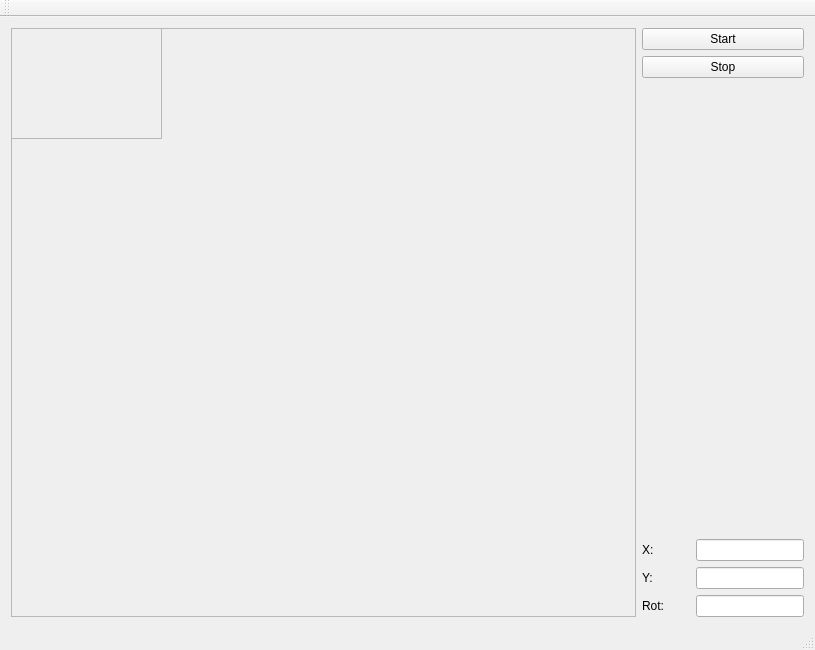
<?xml version="1.0" encoding="UTF-8"?>
<ui version="4.0">
 <class>MainWindow</class>
 <widget class="QMainWindow" name="MainWindow">
  <property name="geometry">
   <rect>
    <x>0</x>
    <y>0</y>
    <width>815</width>
    <height>650</height>
   </rect>
  </property>
  <property name="windowTitle">
   <string>MainWindow</string>
  </property>
  <widget class="QWidget" name="centralWidget">
   <layout class="QGridLayout" name="gridLayout">
    <item row="3" column="0" colspan="2">
     <spacer name="verticalSpacer_2">
      <property name="orientation">
       <enum>Qt::Vertical</enum>
      </property>
      <property name="sizeType">
       <enum>QSizePolicy::Minimum</enum>
      </property>
      <property name="sizeHint" stdset="0">
       <size>
        <width>0</width>
        <height>0</height>
       </size>
      </property>
     </spacer>
    </item>
    <item row="2" column="1">
     <layout class="QVBoxLayout" name="verticalLayout_2">
      <item>
       <widget class="QPushButton" name="pushButton_9">
        <property name="sizePolicy">
         <sizepolicy hsizetype="Preferred" vsizetype="Fixed">
          <horstretch>0</horstretch>
          <verstretch>0</verstretch>
         </sizepolicy>
        </property>
        <property name="minimumSize">
         <size>
          <width>162</width>
          <height>0</height>
         </size>
        </property>
        <property name="text">
         <string>Start</string>
        </property>
       </widget>
      </item>
      <item>
       <widget class="QPushButton" name="pushButton_4">
        <property name="sizePolicy">
         <sizepolicy hsizetype="Preferred" vsizetype="Fixed">
          <horstretch>0</horstretch>
          <verstretch>0</verstretch>
         </sizepolicy>
        </property>
        <property name="text">
         <string>Stop</string>
        </property>
       </widget>
      </item>
      <item>
       <spacer name="verticalSpacer">
        <property name="orientation">
         <enum>Qt::Vertical</enum>
        </property>
        <property name="sizeHint" stdset="0">
         <size>
          <width>20</width>
          <height>40</height>
         </size>
        </property>
       </spacer>
      </item>
      <item>
       <layout class="QGridLayout" name="gridLayout_3">
        <item row="0" column="0">
         <widget class="QLabel" name="label">
          <property name="text">
           <string>X:</string>
          </property>
         </widget>
        </item>
        <item row="1" column="1">
         <widget class="QLineEdit" name="lineEdit_3">
          <property name="sizePolicy">
           <sizepolicy hsizetype="Fixed" vsizetype="Fixed">
            <horstretch>0</horstretch>
            <verstretch>0</verstretch>
           </sizepolicy>
          </property>
          <property name="focusPolicy">
           <enum>Qt::NoFocus</enum>
          </property>
          <property name="readOnly">
           <bool>true</bool>
          </property>
         </widget>
        </item>
        <item row="0" column="1">
         <widget class="QLineEdit" name="lineEdit_2">
          <property name="sizePolicy">
           <sizepolicy hsizetype="Fixed" vsizetype="Fixed">
            <horstretch>0</horstretch>
            <verstretch>0</verstretch>
           </sizepolicy>
          </property>
          <property name="focusPolicy">
           <enum>Qt::NoFocus</enum>
          </property>
          <property name="readOnly">
           <bool>true</bool>
          </property>
         </widget>
        </item>
        <item row="2" column="1">
         <widget class="QLineEdit" name="lineEdit_4">
          <property name="sizePolicy">
           <sizepolicy hsizetype="Fixed" vsizetype="Fixed">
            <horstretch>0</horstretch>
            <verstretch>0</verstretch>
           </sizepolicy>
          </property>
          <property name="focusPolicy">
           <enum>Qt::NoFocus</enum>
          </property>
          <property name="readOnly">
           <bool>true</bool>
          </property>
         </widget>
        </item>
        <item row="2" column="0">
         <widget class="QLabel" name="label_3">
          <property name="text">
           <string>Rot:</string>
          </property>
         </widget>
        </item>
        <item row="1" column="0">
         <widget class="QLabel" name="label_2">
          <property name="text">
           <string>Y:</string>
          </property>
         </widget>
        </item>
       </layout>
      </item>
     </layout>
    </item>
    <item row="2" column="0">
     <widget class="QFrame" name="frame">
      <property name="sizePolicy">
       <sizepolicy hsizetype="MinimumExpanding" vsizetype="Expanding">
        <horstretch>0</horstretch>
        <verstretch>0</verstretch>
       </sizepolicy>
      </property>
      <property name="minimumSize">
       <size>
        <width>600</width>
        <height>450</height>
       </size>
      </property>
      <property name="frameShape">
       <enum>QFrame::StyledPanel</enum>
      </property>
      <property name="frameShadow">
       <enum>QFrame::Raised</enum>
      </property>
      <widget class="QFrame" name="frame_2">
       <property name="enabled">
        <bool>false</bool>
       </property>
       <property name="geometry">
        <rect>
         <x>0</x>
         <y>0</y>
         <width>151</width>
         <height>111</height>
        </rect>
       </property>
       <property name="sizePolicy">
        <sizepolicy hsizetype="MinimumExpanding" vsizetype="Expanding">
         <horstretch>0</horstretch>
         <verstretch>0</verstretch>
        </sizepolicy>
       </property>
       <property name="minimumSize">
        <size>
         <width>120</width>
         <height>80</height>
        </size>
       </property>
       <property name="sizeIncrement">
        <size>
         <width>0</width>
         <height>0</height>
        </size>
       </property>
       <property name="statusTip">
        <string/>
       </property>
       <property name="frameShape">
        <enum>QFrame::StyledPanel</enum>
       </property>
       <property name="frameShadow">
        <enum>QFrame::Raised</enum>
       </property>
      </widget>
     </widget>
    </item>
    <item row="1" column="1">
     <layout class="QVBoxLayout" name="verticalLayout"/>
    </item>
    <item row="2" column="2">
     <spacer name="horizontalSpacer">
      <property name="orientation">
       <enum>Qt::Horizontal</enum>
      </property>
      <property name="sizeType">
       <enum>QSizePolicy::Minimum</enum>
      </property>
      <property name="sizeHint" stdset="0">
       <size>
        <width>0</width>
        <height>0</height>
       </size>
      </property>
     </spacer>
    </item>
   </layout>
  </widget>
  <widget class="QMenuBar" name="menuBar">
   <property name="geometry">
    <rect>
     <x>0</x>
     <y>0</y>
     <width>815</width>
     <height>25</height>
    </rect>
   </property>
  </widget>
  <widget class="QToolBar" name="mainToolBar">
   <attribute name="toolBarArea">
    <enum>TopToolBarArea</enum>
   </attribute>
   <attribute name="toolBarBreak">
    <bool>false</bool>
   </attribute>
  </widget>
  <widget class="QStatusBar" name="statusBar"/>
 </widget>
 <layoutdefault spacing="6" margin="11"/>
 <resources/>
 <connections/>
</ui>
